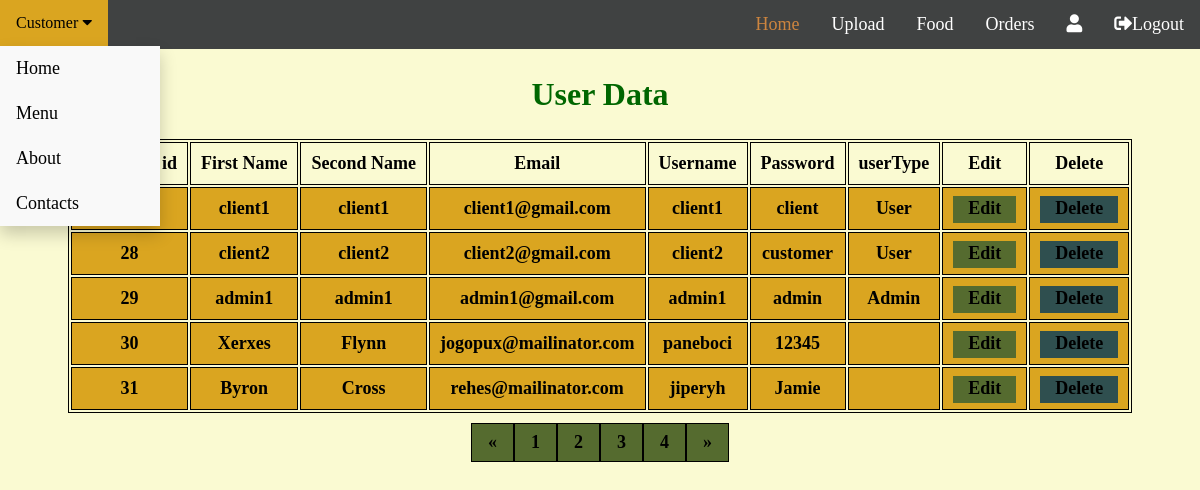
The page /displayUsers.php?pageno=4 on the database its author committed.
### tables this page shows
CREATE TABLE `customer` (
  `customer_id` int(6) NOT NULL,
  `firstname` varchar(10) NOT NULL,
  `secondname` varchar(10) NOT NULL,
  `email` varchar(40) NOT NULL,
  `userName` varchar(255) NOT NULL,
  `userPassword` varchar(20) NOT NULL,
  `userType` varchar(255) NOT NULL
);

### displayUsers.php (the view, shortened to what this page needs)
<?php
require_once('connect.php');
?>
<!DOCTYPE html>
<html lang="en">
<head>
    <link rel="stylesheet" href="https://use.fontawesome.com/releases/v5.7.1/css/all.css">
</head>
<body>
    <div class="nav">
        <div class="dropdown">
            <button class="dropbtn">Customer
                <i class="fa fa-caret-down"></i>
            </button>
            <div class="dropdown-content">
                <a href="index1.php">Home</a>
                <a href="menu1.php">Menu</a>
                <a href="about.html">About</a>
                <a href="contact.php">Contacts</a>
            </div>
        </div>
        <a href="logout.php"><i class="fas fa-sign-out-alt"></i>Logout</a>
        <a href="profile.php" class="user"><i class="fas fa-user"></i><?php echo $_SESSION['user']['userName']; ?></a>
        <a href="view_order.php">Orders</a>
        <a href="view_food.php">Food</a>
        <a href="upload_image.php">Upload</a>
        <a href="index1.html" class="active">Home</a>
    </div>
    <section>
        <h1>User Data</h1>
        <table>
            <tr>
                <th>Customer id</th>
                <th>First Name</th>
                <th>Second Name</th>
                <th>Email</th>
                <th>Username</th>
                <th>Password</th>
                <th>userType</th>
                <th>Edit</th>
                <th>Delete</th>
            </tr>
            <?php
            if (isset($_GET['pageno'])) {
                $pageno = $_GET['pageno'];
            } else {
                $pageno = 1;
            }
            $records_per_page = 5;
            $offset = ($pageno - 1) * $records_per_page;
            $sql_total = "SELECT COUNT(*) FROM Customer";
            $result = mysqli_query($conn, $sql_total);
            $total_rows = mysqli_fetch_array($result)[0];
            $total_pages = ceil($total_rows / $records_per_page);
            $sql_result = "SELECT * FROM Customer LIMIT $offset, $records_per_page";
            $data = mysqli_query($conn, $sql_result);
            while ($row = mysqli_fetch_array($data)) {
            ?>
                <tr>
                    <td><?php echo $row['customer_id']; ?></td>
                    <td><?php echo $row['firstname']; ?></td>
                    <td><?php echo $row['secondname']; ?></td>
                    <td><?php echo $row['email']; ?></td>
                    <td><?php echo $row['userName']; ?></td>
                    <td><?php echo $row['userPassword']; ?></td>
                    <td><?php echo $row['userType']; ?></td>
                    <td>
                        <a href="edit.php?customer_id=<?php echo $row['customer_id']; ?>" class="edit_btn">Edit</a>
                    </td>
                    <td>
                        <a href="delete.php?customer_id=<?php echo $row['customer_id']; ?>" class="del_btn">Delete</a>
                    </td>
                </tr>
            <?php
            }
            ?>
        </table>
    </section>
    <div class="paginate">
        <a href="<?php if ($pageno <= 1) {
                        echo 'disabled';
                    }
                    if ($pageno <= 1) {
                        echo '#';
                    } else {
                        echo "?pageno=" . ($pageno - 1);
                    } ?>">&laquo;</a>
        <a href="?pageno=1">1</a>
        <a href="<?php if ($pageno >= $total_pages) {
                        echo 'disabled';
                    }
                    if ($pageno >= $total_pages) {
                        echo '#';
                    } else {
                        echo "?pageno=" . ($pageno + 1);
                    } ?> ">2</a>
        <a href="<?php if ($pageno >= $total_pages) {
                        echo 'disabled';
                    }
                    if ($pageno >= $total_pages) {
                        echo '#';
                    } else {
                        echo "?pageno=" . ($pageno + 1);
                    } ?>">3</a>
        <a href="<?php if ($pageno >= $total_pages) {
                        echo 'disabled';
                    }
                    if ($pageno >= $total_pages) {
                        echo '#';
                    } else {
                        echo "?pageno=" . ($pageno + 1);
                    } ?>">4</a>
        <a href="?pageno=<?php echo $total_pages; ?>">&raquo;</a>
    </div>
</body>
</html>

### displayUsers.php (style rules this page uses)
body { background-color: lightgoldenrodyellow; margin: 0; }
table { margin: 0 auto; font-size: large; border: 1px solid black; }
h1 { text-align: center; color: #006600; font-size: xx-large; font-family: fantasy; }
td { background-color: goldenrod; border: 1px solid black; }
th, td { font-weight: bold; border: 1px solid black; padding: 10px; text-align: center; }
td { font-weight: bold; }
.nav { background-color: #404242; overflow: hidden; }
.nav a { float: right; color: white; text-align: center; padding: 14px 16px; text-decoration: none; font-size: 18px; }
.nav a.active { color: peru; }
.paginate { display: inline-block; margin: auto; width: 50%; padding: 10px; display: flex; justify-content: center; }
.paginate a { font-weight: bold; font-size: 18px; color: black; float: left; padding: 8px 16px; text-decoration: none; border: 1px solid black; background-color: darkolivegreen; }
.edit_btn { background-color: darkolivegreen; color: black; padding: 2px 15px 5px 15px; text-decoration: none; }
.del_btn { background-color: darkslategray; color: black; padding: 2px 15px 5px 15px; text-decoration: none; }
.dropdown { float: left; overflow: hidden; }
.dropdown .dropbtn { font-size: 16px; border: none; outline: none; color: white; padding: 14px 16px; background-color: inherit; font-family: inherit; margin: 0; }
.dropdown-content { display: none; position: absolute; background-color: #f9f9f9; min-width: 160px; box-shadow: 0px 8px 16px 0px rgba(0, 0, 0, 0.2); z-index: 1; }
.dropdown-content a { float: none; color: black; padding: 12px 16px; text-decoration: none; display: block; text-align: left; }

### rows shown on the page
customer: firstname "client1", secondname "client1", email "client1@gmail.com", userName "client1", userPassword "client", userType "User"
customer: customer_id "28", firstname "client2", secondname "client2", email "client2@gmail.com", userName "client2", userPassword "customer", userType "User"
customer: customer_id "29", firstname "admin1", secondname "admin1", email "admin1@gmail.com", userName "admin1", userPassword "admin", userType "Admin"
customer: customer_id "30", firstname "Xerxes", secondname "Flynn", email "jogopux@mailinator.com", userName "paneboci", userPassword "12345"
customer: customer_id "31", firstname "Byron", secondname "Cross", email "rehes@mailinator.com", userName "jiperyh", userPassword "Jamie"
